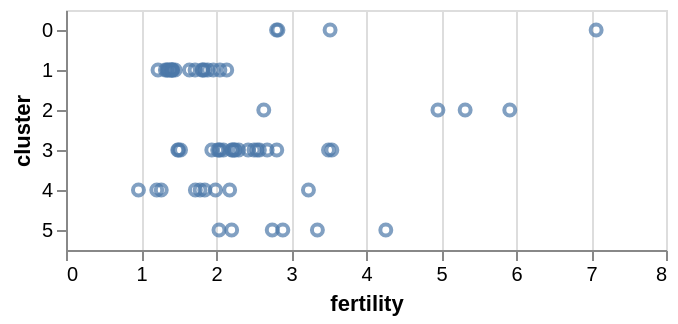

Source (notebook cell):
### Markdown cell above
Der y-Wert legt die vertikale Position eines Marks fest. Hier wurde die Eigenschaft `cluster` unter Verwendung eines ordinalen (O) Attributtyps hinzugefügt. Das Ergebnis ist eine diskrete Achse, die für jeden eindeutigen Wert ein geordnetes Band mit einer Standardschrittweite enthält:

### Code cell
alt.Chart(data2005).mark_point().encode(
    alt.X('fertility:Q'),
    alt.Y('cluster:N')
)

### Figure 1 — Vega-Lite specification as saved in the notebook (floating-point values rounded to 4 significant figures)
{"config": {"view": {"continuousWidth": 300, "continuousHeight": 300}}, "data": {"name": "data-5d02da2a3d902aa56b0187487b2504b4"}, "mark": {"type": "point"}, "encoding": {"x": {"field": "fertility", "type": "quantitative"}, "y": {"field": "cluster", "type": "nominal"}}, "$schema": "https://vega.github.io/schema/vega-lite/v6.4.1.json", "datasets": {"data-5d02da2a3d902aa56b0187487b2504b4": [{"year": 2005, "country": "Afghanistan", "cluster": 0, "pop": 29928987, "life_expect": 43.83, "fertility": 7.069}, {"year": 2005, "country": "Argentina", "cluster": 3, "pop": 39537943, "life_expect": 75.32, "fertility": 2.254}, {"year": 2005, "country": "Aruba", "cluster": 3, "pop": 71566, "life_expect": 74.24, "fertility": 2.04}, {"year": 2005, "country": "Australia", "cluster": 4, "pop": 20090437, "life_expect": 81.23, "fertility": 1.788}, {"year": 2005, "country": "Austria", "cluster": 1, "pop": 8184691, "life_expect": 79.83, "fertility": 1.42}, {"year": 2005, "country": "Bahamas", "cluster": 3, "pop": 301790, "life_expect": 73.5, "fertility": 2.022}, {"year": 2005, "country": "Bangladesh", "cluster": 0, "pop": 144319628, "life_expect": 64.06, "fertility": 2.826}, {"year": 2005, "country": "Barbados", "cluster": 3, "pop": 278870, "life_expect": 77.3, "fertility": 1.5}, {"year": 2005, "country": "Belgium", "cluster": 1, "pop": 10364388, "life_expect": 79.44, "fertility": 1.646}, {"year": 2005, "country": "Bolivia", "cluster": 3, "pop": 8857870, "life_expect": 65.55, "fertility": 3.5}, {"year": 2005, "country": "Brazil", "cluster": 3, "pop": 186112794, "life_expect": 72.39, "fertility": 2.245}, {"year": 2005, "country": "Canada", "cluster": 3, "pop": 32805041, "life_expect": 80.65, "fertility": 1.527}, {"year": 2005, "country": "Chile", "cluster": 3, "pop": 15980912, "life_expect": 78.55, "fertility": 1.944}, {"year": 2005, "country": "China", "cluster": 4, "pop": 1303182268, "life_expect": 72.96, "fertility": 1.725}, {"year": 2005, "country": "Colombia", "cluster": 3, "pop": 42954279, "life_expect": 72.89, "fertility": 2.22}, {"year": 2005, "country": "Costa Rica", "cluster": 3, "pop": 4016173, "life_expect": 78.78, "fertility": 2.099}, {"year": 2005, "country": "Croatia", "cluster": 1, "pop": 4495904, "life_expect": 75.75, "fertility": 1.346}, {"year": 2005, "country": "Cuba", "cluster": 3, "pop": 11346670, "life_expect": 78.27, "fertility": 1.49}, {"year": 2005, "country": "Dominican Republic", "cluster": 3, "pop": 9049595, "life_expect": 72.23, "fertility": 2.81}, {"year": 2005, "country": "Ecuador", "cluster": 3, "pop": 13363593, "life_expect": 74.99, "fertility": 2.578}, {"year": 2005, "country": "Egypt", "cluster": 5, "pop": 77505756, "life_expect": 71.34, "fertility": 2.891}, {"year": 2005, "country": "El Salvador", "cluster": 3, "pop": 6704932, "life_expect": 71.88, "fertility": 2.683}, {"year": 2005, "country": "Finland", "cluster": 1, "pop": 5223442, "life_expect": 79.31, "fertility": 1.825}, {"year": 2005, "country": "France", "cluster": 1, "pop": 60656178, "life_expect": 80.66, "fertility": 1.892}, {"year": 2005, "country": "Georgia", "cluster": 1, "pop": 4677401, "life_expect": 70.99, "fertility": 1.407}, {"year": 2005, "country": "Germany", "cluster": 1, "pop": 82431390, "life_expect": 79.41, "fertility": 1.36}, {"year": 2005, "country": "Greece", "cluster": 1, "pop": 10668354, "life_expect": 79.48, "fertility": 1.325}, {"year": 2005, "country": "Grenada", "cluster": 3, "pop": 89502, "life_expect": 68.72, "fertility": 2.302}, {"year": 2005, "country": "Haiti", "cluster": 3, "pop": 8121622, "life_expect": 60.92, "fertility": 3.545}, {"year": 2005, "country": "Hong Kong", "cluster": 4, "pop": 6898686, "life_expect": 82.21, "fertility": 0.966}, {"year": 2005, "country": "Iceland", "cluster": 1, "pop": 296737, "life_expect": 81.76, "fertility": 2.052}, {"year": 2005, "country": "India", "cluster": 0, "pop": 1080264388, "life_expect": 64.7, "fertility": 2.807}, {"year": 2005, "country": "Indonesia", "cluster": 4, "pop": 218465000, "life_expect": 70.65, "fertility": 2.182}, {"year": 2005, "country": "Iran", "cluster": 5, "pop": 68017860, "life_expect": 70.96, "fertility": 2.04}, {"year": 2005, "country": "Iraq", "cluster": 5, "pop": 26074906, "life_expect": 59.55, "fertility": 4.264}, {"year": 2005, "country": "Ireland", "cluster": 1, "pop": 4015676, "life_expect": 78.89, "fertility": 1.964}, {"year": 2005, "country": "Israel", "cluster": 5, "pop": 6276883, "life_expect": 80.75, "fertility": 2.75}, {"year": 2005, "country": "Italy", "cluster": 1, "pop": 58103033, "life_expect": 80.55, "fertility": 1.379}, {"year": 2005, "country": "Jamaica", "cluster": 3, "pop": 2735520, "life_expect": 72.57, "fertility": 2.429}, {"year": 2005, "country": "Japan", "cluster": 4, "pop": 127417244, "life_expect": 82.6, "fertility": 1.27}, {"year": 2005, "country": "Kenya", "cluster": 2, "pop": 33829590, "life_expect": 54.11, "fertility": 4.959}, {"year": 2005, "country": "South Korea", "cluster": 4, "pop": 22912177, "life_expect": 67.3, "fertility": 1.85}, {"year": 2005, "country": "North Korea", "cluster": 4, "pop": 48640671, "life_expect": 78.62, "fertility": 1.21}, {"year": 2005, "country": "Lebanon", "cluster": 5, "pop": 3826018, "life_expect": 71.99, "fertility": 2.209}, {"year": 2005, "country": "Mexico", "cluster": 3, "pop": 106202903, "life_expect": 76.19, "fertility": 2.211}, {"year": 2005, "country": "Netherlands", "cluster": 1, "pop": 16407491, "life_expect": 79.76, "fertility": 1.721}, {"year": 2005, "country": "New Zealand", "cluster": 4, "pop": 4035461, "life_expect": 80.2, "fertility": 1.994}, {"year": 2005, "country": "Nigeria", "cluster": 2, "pop": 128765768, "life_expect": 46.86, "fertility": 5.322}, {"year": 2005, "country": "Norway", "cluster": 1, "pop": 4593041, "life_expect": 80.2, "fertility": 1.848}, {"year": 2005, "country": "Pakistan", "cluster": 0, "pop": 162419946, "life_expect": 65.48, "fertility": 3.521}, {"year": 2005, "country": "Peru", "cluster": 3, "pop": 27925628, "life_expect": 71.42, "fertility": 2.506}, {"year": 2005, "country": "Philippines", "cluster": 4, "pop": 87857473, "life_expect": 71.69, "fertility": 3.233}, {"year": 2005, "country": "Poland", "cluster": 1, "pop": 38557984, "life_expect": 75.56, "fertility": 1.227}, {"year": 2005, "country": "Portugal", "cluster": 1, "pop": 10566212, "life_expect": 78.1, "fertility": 1.455}, {"year": 2005, "country": "Rwanda", "cluster": 2, "pop": 8440820, "life_expect": 46.24, "fertility": 5.917}, {"year": 2005, "country": "Saudi Arabia", "cluster": 5, "pop": 26417599, "life_expect": 72.78, "fertility": 3.352}, {"year": 2005, "country": "South Africa", "cluster": 2, "pop": 44344136, "life_expect": 49.34, "fertility": 2.637}, {"year": 2005, "country": "Spain", "cluster": 1, "pop": 40341462, "life_expect": 80.94, "fertility": 1.409}, {"year": 2005, "country": "Switzerland", "cluster": 1, "pop": 7489370, "life_expect": 81.7, "fertility": 1.42}, {"year": 2005, "country": "Turkey", "cluster": 1, "pop": 69660559, "life_expect": 71.78, "fertility": 2.143}, {"year": 2005, "country": "United Kingdom", "cluster": 1, "pop": 60441457, "life_expect": 79.42, "fertility": 1.815}, {"year": 2005, "country": "United States", "cluster": 3, "pop": 295734134, "life_expect": 78.24, "fertility": 2.054}, {"year": 2005, "country": "Venezuela", "cluster": 3, "pop": 25375281, "life_expect": 73.75, "fertility": 2.547}]}}
